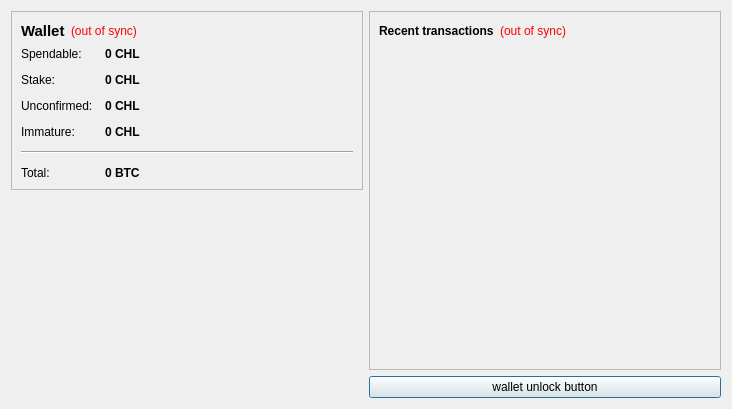
<?xml version="1.0" encoding="UTF-8"?>
<ui version="4.0">
 <class>OverviewPage</class>
 <widget class="QWidget" name="OverviewPage">
  <property name="geometry">
   <rect>
    <x>0</x>
    <y>0</y>
    <width>732</width>
    <height>409</height>
   </rect>
  </property>
  <property name="windowTitle">
   <string>Form</string>
  </property>
  <layout class="QHBoxLayout" name="horizontalLayout" stretch="0,0">
   <item>
    <layout class="QVBoxLayout" name="verticalLayout_2">
     <item>
      <widget class="QFrame" name="frame">
       <property name="frameShape">
        <enum>QFrame::StyledPanel</enum>
       </property>
       <property name="frameShadow">
        <enum>QFrame::Raised</enum>
       </property>
       <layout class="QVBoxLayout" name="verticalLayout_4">
        <item>
         <layout class="QHBoxLayout" name="horizontalLayout_4">
          <item>
           <widget class="QLabel" name="label_5">
            <property name="font">
             <font>
              <pointsize>11</pointsize>
              <weight>75</weight>
              <bold>true</bold>
             </font>
            </property>
            <property name="text">
             <string>Wallet</string>
            </property>
           </widget>
          </item>
          <item>
           <widget class="QLabel" name="labelWalletStatus">
            <property name="toolTip">
             <string>The displayed information may be out of date. Your wallet automatically synchronizes with the Chingeling network after a connection is established, but this process has not completed yet.</string>
            </property>
            <property name="styleSheet">
             <string notr="true">QLabel { color: red; }</string>
            </property>
            <property name="text">
             <string notr="true">(out of sync)</string>
            </property>
            <property name="alignment">
             <set>Qt::AlignLeading|Qt::AlignLeft|Qt::AlignVCenter</set>
            </property>
           </widget>
          </item>
          <item>
           <spacer name="horizontalSpacer_2">
            <property name="orientation">
             <enum>Qt::Horizontal</enum>
            </property>
            <property name="sizeHint" stdset="0">
             <size>
              <width>40</width>
              <height>20</height>
             </size>
            </property>
           </spacer>
          </item>
         </layout>
        </item>
        <item>
         <layout class="QFormLayout" name="formLayout_2">
          <property name="fieldGrowthPolicy">
           <enum>QFormLayout::AllNonFixedFieldsGrow</enum>
          </property>
          <property name="horizontalSpacing">
           <number>12</number>
          </property>
          <property name="verticalSpacing">
           <number>12</number>
          </property>
          <item row="0" column="0">
           <widget class="QLabel" name="label">
            <property name="text">
             <string>Spendable:</string>
            </property>
           </widget>
          </item>
          <item row="0" column="1">
           <widget class="QLabel" name="labelBalance">
            <property name="font">
             <font>
              <weight>75</weight>
              <bold>true</bold>
             </font>
            </property>
            <property name="cursor">
             <cursorShape>IBeamCursor</cursorShape>
            </property>
            <property name="toolTip">
             <string>Your current spendable balance</string>
            </property>
            <property name="text">
             <string notr="true">0 CHL</string>
            </property>
            <property name="textInteractionFlags">
             <set>Qt::LinksAccessibleByMouse|Qt::TextSelectableByKeyboard|Qt::TextSelectableByMouse</set>
            </property>
           </widget>
          </item>
          <item row="1" column="0">
           <widget class="QLabel" name="label_6">
            <property name="text">
             <string>Stake:</string>
            </property>
           </widget>
          </item>
          <item row="1" column="1">
           <widget class="QLabel" name="labelStake">
            <property name="font">
             <font>
              <weight>75</weight>
              <bold>true</bold>
             </font>
            </property>
            <property name="cursor">
             <cursorShape>IBeamCursor</cursorShape>
            </property>
            <property name="toolTip">
             <string>Total of coins that was staked, and do not yet count toward the current balance</string>
            </property>
            <property name="text">
             <string notr="true">0 CHL</string>
            </property>
            <property name="textInteractionFlags">
             <set>Qt::LinksAccessibleByMouse|Qt::TextSelectableByKeyboard|Qt::TextSelectableByMouse</set>
            </property>
           </widget>
          </item>
          <item row="2" column="0">
           <widget class="QLabel" name="label_3">
            <property name="text">
             <string>Unconfirmed:</string>
            </property>
           </widget>
          </item>
          <item row="2" column="1">
           <widget class="QLabel" name="labelUnconfirmed">
            <property name="font">
             <font>
              <weight>75</weight>
              <bold>true</bold>
             </font>
            </property>
            <property name="cursor">
             <cursorShape>IBeamCursor</cursorShape>
            </property>
            <property name="toolTip">
             <string>Total of transactions that have yet to be confirmed, and do not yet count toward the current balance</string>
            </property>
            <property name="text">
             <string notr="true">0 CHL</string>
            </property>
            <property name="textInteractionFlags">
             <set>Qt::LinksAccessibleByMouse|Qt::TextSelectableByKeyboard|Qt::TextSelectableByMouse</set>
            </property>
           </widget>
          </item>
          <item row="3" column="0">
           <widget class="QLabel" name="labelImmatureText">
            <property name="text">
             <string>Immature:</string>
            </property>
           </widget>
          </item>
          <item row="3" column="1">
           <widget class="QLabel" name="labelImmature">
            <property name="font">
             <font>
              <weight>75</weight>
              <bold>true</bold>
             </font>
            </property>
            <property name="toolTip">
             <string>Mined balance that has not yet matured</string>
            </property>
            <property name="text">
             <string notr="true">0 CHL</string>
            </property>
            <property name="textInteractionFlags">
             <set>Qt::LinksAccessibleByMouse|Qt::TextSelectableByKeyboard|Qt::TextSelectableByMouse</set>
            </property>
           </widget>
          </item>
          <item row="4" column="0" colspan="2">
           <widget class="Line" name="line">
            <property name="orientation">
             <enum>Qt::Horizontal</enum>
            </property>
           </widget>
          </item>
          <item row="5" column="0">
           <widget class="QLabel" name="labelTotalText">
            <property name="text">
             <string>Total:</string>
            </property>
           </widget>
          </item>
          <item row="5" column="1">
           <widget class="QLabel" name="labelTotal">
            <property name="font">
             <font>
              <weight>75</weight>
              <bold>true</bold>
             </font>
            </property>
            <property name="cursor">
             <cursorShape>IBeamCursor</cursorShape>
            </property>
            <property name="toolTip">
             <string>Your current total balance</string>
            </property>
            <property name="text">
             <string notr="true">0 BTC</string>
            </property>
            <property name="textInteractionFlags">
             <set>Qt::LinksAccessibleByMouse|Qt::TextSelectableByKeyboard|Qt::TextSelectableByMouse</set>
            </property>
           </widget>
          </item>
         </layout>
        </item>
       </layout>
      </widget>
     </item>
     <item>
      <spacer name="verticalSpacer_4">
       <property name="orientation">
        <enum>Qt::Vertical</enum>
       </property>
       <property name="sizeHint" stdset="0">
        <size>
         <width>20</width>
         <height>40</height>
        </size>
       </property>
      </spacer>
     </item>
     <item>
      <widget class="QLabel" name="label_2">
       <property name="text">
        <string/>
       </property>
       <property name="pixmap">
        <pixmap resource="../Chingeling.qrc">:/images/Wallet_Logo</pixmap>
       </property>
       <property name="alignment">
        <set>Qt::AlignCenter</set>
       </property>
      </widget>
     </item>
     <item>
      <spacer name="verticalSpacer">
       <property name="orientation">
        <enum>Qt::Vertical</enum>
       </property>
       <property name="sizeHint" stdset="0">
        <size>
         <width>20</width>
         <height>40</height>
        </size>
       </property>
      </spacer>
     </item>
    </layout>
   </item>
   <item>
    <layout class="QVBoxLayout" name="verticalLayout_3">
     <item>
      <widget class="QFrame" name="frame_2">
       <property name="frameShape">
        <enum>QFrame::StyledPanel</enum>
       </property>
       <property name="frameShadow">
        <enum>QFrame::Raised</enum>
       </property>
       <layout class="QVBoxLayout" name="verticalLayout">
        <item>
         <layout class="QHBoxLayout" name="horizontalLayout_2">
          <item>
           <widget class="QLabel" name="label_4">
            <property name="text">
             <string>&lt;b&gt;Recent transactions&lt;/b&gt;</string>
            </property>
           </widget>
          </item>
          <item>
           <widget class="QLabel" name="labelTransactionsStatus">
            <property name="toolTip">
             <string>The displayed information may be out of date. Your wallet automatically synchronizes with the Chingeling network after a connection is established, but this process has not completed yet.</string>
            </property>
            <property name="styleSheet">
             <string notr="true">QLabel { color: red; }</string>
            </property>
            <property name="text">
             <string notr="true">(out of sync)</string>
            </property>
            <property name="alignment">
             <set>Qt::AlignRight|Qt::AlignTrailing|Qt::AlignVCenter</set>
            </property>
           </widget>
          </item>
          <item>
           <spacer name="horizontalSpacer">
            <property name="orientation">
             <enum>Qt::Horizontal</enum>
            </property>
            <property name="sizeHint" stdset="0">
             <size>
              <width>40</width>
              <height>20</height>
             </size>
            </property>
           </spacer>
          </item>
         </layout>
        </item>
        <item>
         <widget class="QListView" name="listTransactions">
          <property name="styleSheet">
           <string notr="true">QListView { background: transparent; }</string>
          </property>
          <property name="frameShape">
           <enum>QFrame::NoFrame</enum>
          </property>
          <property name="verticalScrollBarPolicy">
           <enum>Qt::ScrollBarAlwaysOff</enum>
          </property>
          <property name="horizontalScrollBarPolicy">
           <enum>Qt::ScrollBarAlwaysOff</enum>
          </property>
          <property name="selectionMode">
           <enum>QAbstractItemView::NoSelection</enum>
          </property>
         </widget>
        </item>
       </layout>
      </widget>
     </item>
     <item>
      <widget class="QPushButton" name="unlockWalletButton">
       <property name="sizePolicy">
        <sizepolicy hsizetype="Minimum" vsizetype="Fixed">
         <horstretch>0</horstretch>
         <verstretch>0</verstretch>
        </sizepolicy>
       </property>
       <property name="maximumSize">
        <size>
         <width>16777214</width>
         <height>16777214</height>
        </size>
       </property>
       <property name="toolTip">
        <string/>
       </property>
       <property name="text">
        <string>wallet unlock button</string>
       </property>
       <property name="checkable">
        <bool>false</bool>
       </property>
       <property name="autoDefault">
        <bool>false</bool>
       </property>
       <property name="default">
        <bool>true</bool>
       </property>
       <property name="flat">
        <bool>false</bool>
       </property>
      </widget>
     </item>
    </layout>
   </item>
  </layout>
 </widget>
 <resources>
  <include location="../Chingeling.qrc"/>
 </resources>
 <connections/>
</ui>
